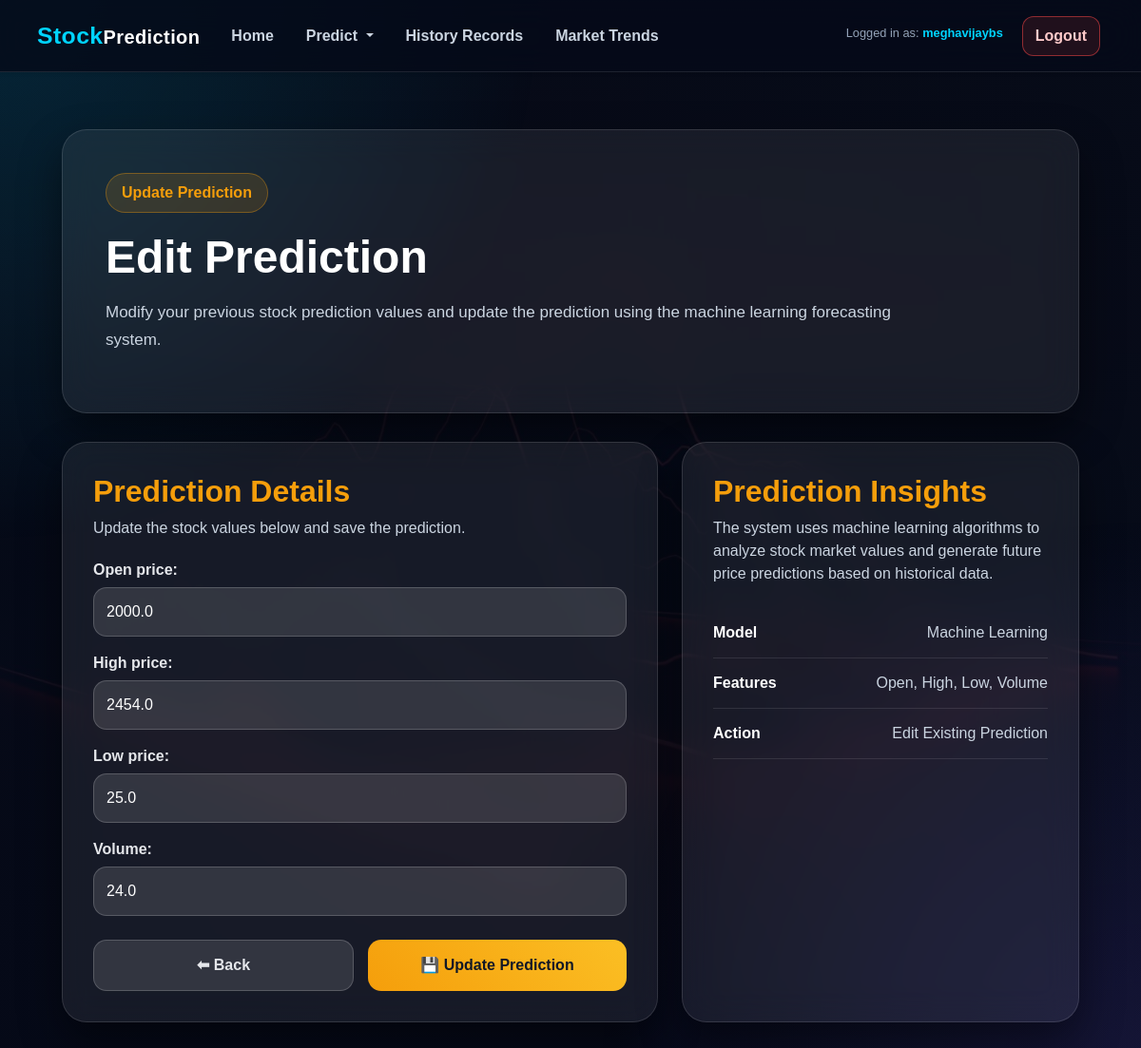
The app's page /old_predictions/edit/1/ (signed in) with its own data.
### SPPapp/models.py (models this page shows, shortened)
class StockPrediction(models.Model):
    user = models.ForeignKey(User, on_delete=models.CASCADE)
    date = models.DateTimeField(auto_now_add=True)
    open_price = models.FloatField()
    high_price = models.FloatField()
    low_price = models.FloatField()
    volume = models.FloatField()
    predicted_price = models.FloatField()
    company = models.CharField(max_length=100)

### SPPapp/views.py (the view)
# urls.py: path('old_predictions/edit/<int:pk>/', views.edit_prediction, name='edit_prediction'),
@login_required
def edit_prediction(request, pk):
    prediction = get_object_or_404(StockPrediction, pk=pk, user=request.user)
    if request.method == 'POST':
        form = StockPredictionForm(request.POST, instance=prediction)
        if form.is_valid():
            obj = form.save(commit=False)
            obj.predicted_price = get_prediction(form.cleaned_data, obj.company)
            obj.save()
            return redirect('old_predictions')
    else:
        form = StockPredictionForm(instance=prediction)
    return render(request, 'edit_prediction.html', {'form': form})

### SPPapp/forms.py
class StockPredictionForm(forms.ModelForm):
    class Meta:
        model = StockPrediction
        fields = ['open_price', 'high_price', 'low_price', 'volume']

### SPPapp/templates/edit_prediction.html (shortened to what this page needs)
{% extends 'base.html' %}
{% load static %}
{% block content %}
<div class="edit-dashboard">
    <div class="edit-hero">
        <div class="hero-content">
            <span class="tag">Update Prediction</span>
            <h1>Edit Prediction</h1>
            <p>
                Modify your previous stock prediction values and update the prediction
                using the machine learning forecasting system.
            </p>
        </div>
    </div>
    <div class="edit-grid">
        <div class="form-panel">
            <div class="panel-header">
                <h2>Prediction Details</h2>
                <p>
                    Update the stock values below and save the prediction.
                </p>
            </div>
            <form method="POST">
                {{ form.as_p }}
                <div class="button-group">
                    <a href="{% url 'old_predictions' %}" class="back-btn">
                        ⬅ Back
                    </a>
                    <button type="submit" class="update-btn">
                        💾 Update Prediction
                    </button>
                </div>
            </form>
        </div>
        <div class="info-panel">
            <h2>Prediction Insights</h2>
            <p>
                The system uses machine learning algorithms to analyze stock market
                values and generate future price predictions based on historical data.
            </p>
            <div class="info-list">
                <div>
                    <strong>Model</strong>
                    <span>Machine Learning</span>
                </div>
                <div>
                    <strong>Features</strong>
                    <span>Open, High, Low, Volume</span>
                </div>
                <div>
                    <strong>Action</strong>
                    <span>Edit Existing Prediction</span>
                </div>
            </div>
        </div>
    </div>
</div>
{% endblock %}

### SPPapp/templates/base.html (shortened to what this page needs)
<!DOCTYPE html>
<html lang="en">
{% load static %}
<head>
    <link rel="stylesheet" href="https://stackpath.bootstrapcdn.com/bootstrap/4.5.2/css/bootstrap.min.css">
</head>
<body>
    <nav class="navbar navbar-expand-lg navbar-dark shadow-sm sticky-top">
        <div class="container-fluid">
            <a class="navbar-brand" href="{% url 'home' %}">
                <span>Stock</span>Prediction
            </a>
            <div class="collapse navbar-collapse" id="navbarNav">
                <ul class="navbar-nav mr-auto">
                    <li class="nav-item {% if request.resolver_match.url_name == 'home' %}active{% endif %}">
                        <a class="nav-link" href="{% url 'home' %}">Home</a>
                    </li>
                    <li class="nav-item dropdown {% if request.resolver_match.url_name == 'predict' %}active{% endif %}">
                        <a class="nav-link dropdown-toggle" href="#" id="predictDropdown" role="button" data-toggle="dropdown" aria-haspopup="true" aria-expanded="false">
                            Predict
                        </a>
                    </li>
                    <li class="nav-item {% if request.resolver_match.url_name == 'old_predictions' %}active{% endif %}">
                        <a class="nav-link" href="{% url 'old_predictions' %}">History Records</a>
                    </li>
                    <li class="nav-item {% if request.resolver_match.url_name == 'history' %}active{% endif %}">
                        <a class="nav-link" href="{% url 'history' %}">Market Trends</a>
                    </li>
                </ul>
                <ul class="navbar-nav">
                    {% if user.is_authenticated %}
                    <li class="nav-item">
                        <span class="navbar-text mr-3 small">
                            Logged in as: <strong>{{ user.username }}</strong>
                        </span>
                    </li>
                    <li class="nav-item">
                        <a class="nav-link logout-btn px-3" href="{% url 'logout' %}">
                            Logout
                        </a>
                    </li>
                    {% endif %}
                </ul>
            </div>
        </div>
    </nav>
    <div class="container">
        {% block content %}
        {% endblock %}
    </div>
</body>
</html>

### SPPapp/templates/edit_prediction.html (style rules this page uses)
.edit-dashboard { max-width: 1200px; margin: auto; padding: 40px 20px; color: white; }
.edit-hero { margin-bottom: 30px; }
.hero-content { background: rgba(255,255,255,0.07); border: 1px solid rgba(255,255,255,0.12); backdrop-filter: blur(18px); border-radius: 26px; padding: 45px; box-shadow: 0 20px 45px rgba(0,0,0,0.45); }
.tag { display: inline-block; color: #f59e0b; background: rgba(245,158,11,0.14); border: 1px solid rgba(245,158,11,0.35); padding: 8px 16px; border-radius: 30px; font-weight: 700; margin-bottom: 18px; }
.hero-content h1 { font-size: 48px; font-weight: 800; margin-bottom: 15px; }
.hero-content p { color: #cbd5e1; font-size: 17px; line-height: 1.7; max-width: 850px; }
.edit-grid { display: grid; grid-template-columns: 1.2fr 0.8fr; gap: 25px; }
.form-panel, .info-panel { background: rgba(255,255,255,0.07); border: 1px solid rgba(255,255,255,0.12); backdrop-filter: blur(18px); border-radius: 26px; padding: 32px; box-shadow: 0 20px 45px rgba(0,0,0,0.45); }
.panel-header { margin-bottom: 20px; }
.panel-header h2, .info-panel h2 { color: #f59e0b; font-weight: 800; margin-bottom: 8px; }
.panel-header p, .info-panel p { color: #cbd5e1; }
.form-panel form p { margin-bottom: 16px; }
.form-panel label { color: #e5e7eb; font-weight: 600; margin-bottom: 6px; display: block; }
.form-panel input, .form-panel select, .form-panel textarea { width: 100%; background: rgba(255,255,255,0.12) !important; color: white !important; border: 1px solid rgba(255,255,255,0.18) !important; border-radius: 14px; padding: 13px; outline: none; }
.form-panel input::placeholder { color: #94a3b8; }
.button-group { display: flex; justify-content: space-between; gap: 15px; margin-top: 25px; }
.back-btn, .update-btn { flex: 1; text-align: center; padding: 14px; border-radius: 14px; font-weight: 800; border: none; transition: 0.3s; text-decoration: none; }
.back-btn { background: rgba(255,255,255,0.12); color: #e5e7eb; border: 1px solid rgba(255,255,255,0.18); }
.update-btn { background: linear-gradient(45deg, #f59e0b, #fbbf24); color: #111827; }
.info-list { margin-top: 24px; }
.info-list div { display: flex; justify-content: space-between; gap: 15px; padding: 14px 0; border-bottom: 1px solid rgba(255,255,255,0.1); }
.info-list strong { color: #ffffff; }
.info-list span { color: #cbd5e1; text-align: right; }

### records on screen
StockPrediction: open_price "2000.0", high_price "2454.0", low_price "25.0", volume "24.0"

### other values on screen
{{ user.username }} "meghavijaybs"
